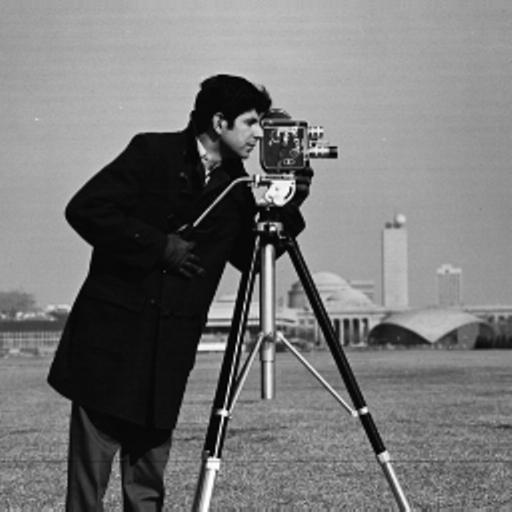
#> input picture images/benchmark/cameraman.png, 512 x 512 px, found by its file name; its folder holds only this picture in this run
$ python export_reference.py
#> lines starting #> are read from the running program, lines starting #| are printed output that depends on the picture
### MRS-impulse-noise/src/mrs_core.py
"""Mask-conditioned risk switching (MRS) for NVBMF-class two-stage impulse filters.

Derivation
----------
Under salt-and-pepper corruption the surviving pixels carry TRUE values, so the
restoration error at a repaired pixel p is pure prediction error: p is estimated by
an average over a set S of source locations, all of which hold true image values.

For a weighted-equally average over a source multiset S (|S| = m), the expected
squared error is the geostatistical extension variance:

    V(p, S) = (1/m) sum_{s in S} D(|p - s|)  -  (1/(2 m^2)) sum_{s,t in S} D(|s - t|)

with D(h) = E[(I(x) - I(x+h))^2] the structure function (= 2 * semivariogram).

Stage 1 estimates p by the mean of the tied-nearest surviving pixels -> S1 is known
exactly from the mask.  Stage 2 replaces that by the 3x3 non-zero mean of the Stage-1
output; each window position contributes either its own true value (if it survived) or
its donor's value (if it was repaired), so the EFFECTIVE source multiset S2 is also
known exactly from the mask.  Both are therefore computable with no ground truth.

D is estimated from surviving pixel pairs only, either globally or in a local window.
"""
import numpy as np

# ---------------------------------------------------------------- rings / offsets

def distance_rings(radius=5):
    rings = {}
    for di in range(-radius, radius + 1):
        for dj in range(-radius, radius + 1):
            if di == 0 and dj == 0:
                continue
            rings.setdefault(di * di + dj * dj, []).append((di, dj))
    return [(d2, rings[d2]) for d2 in sorted(rings)]

RINGS = distance_rings(5)


def shift(a, di, dj, fill=0.0):
    out = np.full_like(a, fill, dtype=a.dtype)
    H, W = a.shape
    si0, si1 = max(0, di), min(H, H + di)
    di0, di1 = max(0, -di), min(H, H - di)
    sj0, sj1 = max(0, dj), min(W, W + dj)
    dj0, dj1 = max(0, -dj), min(W, W - dj)
    if si1 > si0 and sj1 > sj0:
        out[di0:di1, dj0:dj1] = a[si0:si1, sj0:sj1]
    return out


# ---------------------------------------------------------------- structure function

def structure_function_global(img, surv, lags):
    """D(h) estimated from surviving pairs only. lags = list of (di,dj)."""
    x = img.astype(np.float64)
    m = surv.astype(np.float64)
    out = {}
    for (di, dj) in lags:
        xs, ms = shift(x, di, dj), shift(m, di, dj)
        w = m * ms
        n = w.sum()
        out[(di, dj)] = float((w * (x - xs) ** 2).sum() / n) if n > 0 else np.nan
    return out


def _box(a, r):
    """Box sum over a (2r+1)^2 window, via summed-area table."""
    H, W = a.shape
    ii = np.zeros((H + 1, W + 1), np.float64)
    ii[1:, 1:] = a.cumsum(0).cumsum(1)
    i0 = np.clip(np.arange(H) - r, 0, H)
    i1 = np.clip(np.arange(H) + r + 1, 0, H)
    j0 = np.clip(np.arange(W) - r, 0, W)
    j1 = np.clip(np.arange(W) + r + 1, 0, W)
    return (ii[np.ix_(i1, j1)] - ii[np.ix_(i0, j1)]
            - ii[np.ix_(i1, j0)] + ii[np.ix_(i0, j0)])


# [12 lines left out: function structure_function_local, not called in this run]


class Dcurve:
    """Isotropic D(r) as a function of distance, from lag estimates."""

    def __init__(self, r2_to_D):
        r2 = np.array(sorted(r2_to_D), dtype=np.float64)
        vals = np.array([r2_to_D[k] for k in sorted(r2_to_D)], dtype=np.float64)
        ok = np.isfinite(vals)
        self.r = np.sqrt(r2[ok])
        self.D = vals[ok]

    def __call__(self, r):
        r = np.asarray(r, np.float64)
        v = np.interp(r, self.r, self.D)
        # D is zero at zero lag. np.interp clamps below the smallest measured
        # lag, so without this the i=j terms of the ordered double sum in
        # Eqn (6) would be charged D(r_min) instead of 0.
        return np.where(r <= 0.0, 0.0, v)


def isotropic(dmap):
    """Average directional lag estimates into r^2 -> D."""
    acc = {}
    for (di, dj), v in dmap.items():
        if np.isfinite(v):
            acc.setdefault(di * di + dj * dj, []).append(v)
    return {k: float(np.mean(v)) for k, v in acc.items()}


LAGS = [(0, 1), (1, 0), (1, 1), (1, -1), (0, 2), (2, 0), (2, 2), (2, -2),
        (0, 3), (3, 0), (1, 2), (2, 1), (0, 4), (4, 0), (3, 3), (3, -3),
        (0, 5), (5, 0), (0, 6), (6, 0), (0, 8), (8, 0)]


# ---------------------------------------------------------------- stage 1, vectorised

def stage1_with_sources(noisy, mask):
    """Vectorised NVBMF Stage 1.

    Returns (s1, src_di, src_dj, ring_idx, ring_m) where for each repaired pixel
    src_di/src_dj is the offset to the CENTROID of its tied-nearest donors, ring_idx
    identifies the winning ring and ring_m the number of tied donors in it. Clean
    pixels get offset (0,0).
    """
    x = noisy.astype(np.float64)
    surv = (~mask).astype(np.float64)
    H, W = x.shape

    val = np.zeros((H, W))
    done = ~mask
    ring_id = np.full((H, W), -1, np.int16)
    ring_m = np.zeros((H, W), np.float64)
    sdi = np.zeros((H, W))
    sdj = np.zeros((H, W))

    for k, (d2, offs) in enumerate(RINGS):
        todo = ~done
        if not todo.any():
            break
        s = np.zeros((H, W))
        c = np.zeros((H, W))
        adi = np.zeros((H, W))
        adj = np.zeros((H, W))
        for (di, dj) in offs:
            sm = shift(surv, di, dj)
            sv = shift(x, di, dj)
            s += sv * sm
            c += sm
            adi += di * sm
            adj += dj * sm
        hit = todo & (c > 0)
        if hit.any():
            val[hit] = s[hit] / c[hit]
            ring_id[hit] = k
            ring_m[hit] = c[hit]
            sdi[hit] = adi[hit] / c[hit]
            sdj[hit] = adj[hit] / c[hit]
            done |= hit

    # all-noise-window fallback: leave as running-mean surrogate (global clean mean)
    left = ~done
    if left.any():
        cm = x[~mask].mean() if (~mask).any() else x.mean()
        val[left] = cm
        ring_m[left] = 1.0

    s1 = np.where(mask, val, x)
    return s1, sdi, sdj, ring_id, ring_m


# ---------------------------------------------------------------- predicted risks

def _ring_pair_term(mask, ring_id, ring_m, Dfun):
    """(1/(2 m^2)) * sum_{s,t in S1} D(|s-t|) for the winning ring of each pixel."""
    H, W = mask.shape
    surv = (~mask).astype(np.float64)
    acc = np.zeros((H, W))
    for k, (d2, offs) in enumerate(RINGS):
        sel = (ring_id == k) & mask
        if not sel.any():
            continue
        tot = np.zeros((H, W))
        for (ai, aj) in offs:
            ma = shift(surv, ai, aj)
            for (bi, bj) in offs:
                mb = shift(surv, bi, bj)
                h = np.hypot(ai - bi, aj - bj)
                tot += ma * mb * np.asarray(Dfun(h))
        acc[sel] = tot[sel]
    m2 = np.maximum(ring_m, 1.0) ** 2
    return acc / (2.0 * m2)


def risk_stage1(mask, ring_id, ring_m, Dfun):
    """V1 = D(r) - pair term. All donors sit at the same distance r."""
    H, W = mask.shape
    r = np.zeros((H, W))
    for k, (d2, offs) in enumerate(RINGS):
        sel = ring_id == k
        if sel.any():
            r[sel] = np.sqrt(d2)
    first = Dfun(r)
    return np.maximum(first - _ring_pair_term(mask, ring_id, ring_m, Dfun), 1e-9)


WIN3 = [(di, dj) for di in (-1, 0, 1) for dj in (-1, 0, 1)]


def risk_stage2(mask, sdi, sdj, Dfun):
    """V2 for the 3x3 mean of the Stage-1 output.

    Effective source offset of window position u is u + srcoff(p+u), where srcoff is
    (0,0) for a surviving pixel and the donor centroid offset for a repaired one.
    """
    H, W = mask.shape
    S = []
    for (ui, uj) in WIN3:
        S.append((ui + shift(sdi, ui, uj), uj + shift(sdj, ui, uj)))
    m = float(len(S))
    t1 = np.zeros((H, W))
    for (ai, aj) in S:
        t1 += Dfun(np.hypot(ai, aj))
    t1 /= m
    t2 = np.zeros((H, W))
    for (ai, aj) in S:
        for (bi, bj) in S:
            t2 += Dfun(np.hypot(ai - bi, aj - bj))
    t2 /= (2.0 * m * m)
    return np.maximum(t1 - t2, 1e-9)

### MRS-impulse-noise/src/mrs_run.py
import os, sys, json, time
import numpy as np
from PIL import Image
sys.path.insert(0, os.path.dirname(os.path.abspath(__file__)))
from mrs_core import (stage1_with_sources, structure_function_global, structure_function_local,
                 isotropic, Dcurve, LAGS, risk_stage1, risk_stage2, shift, _box)

ROOT = os.path.dirname(os.path.dirname(os.path.abspath(__file__)))
IMDIR = os.path.join(ROOT, 'images')
IMAGES = {
    'cameraman': f'{IMDIR}/benchmark/cameraman.png',
    'house': f'{IMDIR}/benchmark/house.png',
    'mandrill': f'{IMDIR}/benchmark/mandrill.png',
    'peppers': f'{IMDIR}/benchmark/peppers.png',
    'field_vangogh': f'{IMDIR}/custom/field_vangogh.png',
    'manuscript_beowulf': f'{IMDIR}/custom/manuscript_beowulf.png',
}

def load(p):
    a = np.array(Image.open(p).convert('L'))
    return a.astype(np.uint8)

def add_spn(img, d, seed):
    rng = np.random.default_rng(seed)
    out = img.copy()
    r = rng.random(img.shape)
    corrupt = r < d
    salt = rng.random(img.shape) < 0.5
    out[corrupt & salt] = 255
    out[corrupt & ~salt] = 0
    return out, corrupt

def box3_nonzero_mean(a):
    a = a.astype(np.float64)
    H, W = a.shape
    ap = np.pad(a, 1)
    zp = np.pad((a != 0.0).astype(np.float64), 1)
    ws = np.zeros_like(a); wc = np.zeros_like(a)
    for di in (0,1,2):
        for dj in (0,1,2):
            ws += ap[di:di+H, dj:dj+W] * zp[di:di+H, dj:dj+W]
            wc += zp[di:di+H, dj:dj+W]
    out = a.copy(); has = wc > 0
    out[has] = ws[has]/wc[has]
    return out

def psnr(a, b):
    m = np.mean((a.astype(np.float64)-b.astype(np.float64))**2)
    return 99.0 if m == 0 else 10*np.log10(255.0**2/m)

class LocalD:
    """Per-pixel D(r) from local structure-function estimates."""
    # [73 lines left out: functions __init__, __call__, run_one, not called in this run]

# [17 lines that do not run on import are left out]

### experiments/export_reference.py
#!/usr/bin/env python3
"""
Export the cross-language reference file that the MATLAB port checks itself against.

`matlab/experiments/verify_against_reference.m` feeds the MATLAB implementation the
same corrupted input the Python implementation saw, and compares every intermediate
quantity: the Stage-1 repair, the Stage-2 candidate, both predicted risks, the
structure-function curve, and the five PSNRs. Agreement to floating-point tolerance
means the port is faithful.

Run this whenever the Python side changes, or the .mat file no longer matches.

    python3 experiments/export_reference.py

Writes matlab/verification/python_reference.mat
"""
import os, sys
ROOT = os.path.dirname(os.path.dirname(os.path.abspath(__file__)))
sys.path.insert(0, os.path.join(ROOT, 'src'))

import numpy as np
from scipy.io import savemat

from mrs_core import (stage1_with_sources, structure_function_global, isotropic,
                      Dcurve, LAGS, risk_stage1, risk_stage2, _box)
from mrs_run import load, add_spn, box3_nonzero_mean, psnr, IMAGES

CASES = [('cameraman_d40_s1', 'cameraman', 0.4, 1),
         ('house_d40_s1',     'house',     0.4, 1),
         ('mandrill_d20_s2',  'mandrill',  0.2, 2),
         ('manuscript_d30_s3', 'manuscript_beowulf', 0.3, 3)]


def one(name, d, seed):
    img = load(IMAGES[name])
#> in load, a is the input picture: shape (512, 512); min 0, max 255, mean 118.3
    noisy, mask = add_spn(img, d, seed)
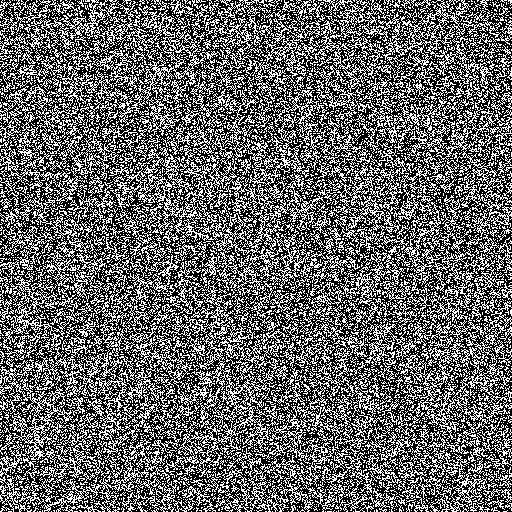
#> mask: shape (512, 512) bool; 40.1% white in thin lines or dots
    surv = ~mask
#> surv: shape (512, 512) bool; 59.9% white; black in thin lines or dots
    gt = img.astype(np.float64)

    s1, sdi, sdj, rid, rm = stage1_with_sources(noisy, mask)
#> in stage1_with_sources, `surv = (~mask).astype(np.float64)`: surv: shape (512, 512) float64; values 0 (black) and 1 (white), 59.9% white; black in thin lines or dots
#> after the loop in stage1_with_sources, `for k, (d2, offs) in enumerate(RINGS):`: done: shape (512, 512) bool; every value is 1
#> after the loop in stage1_with_sources, `for k, (d2, offs) in enumerate(RINGS):`:
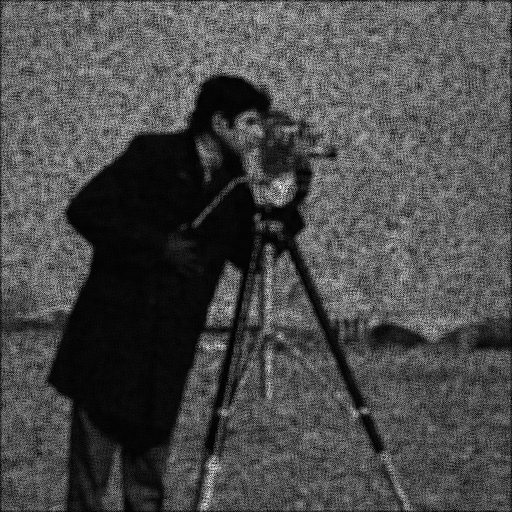
#> s: shape (512, 512) float64; min 0, max 1910, mean 563.3; drawn with min black and max white
#> after the loop in stage1_with_sources, `for k, (d2, offs) in enumerate(RINGS):`:
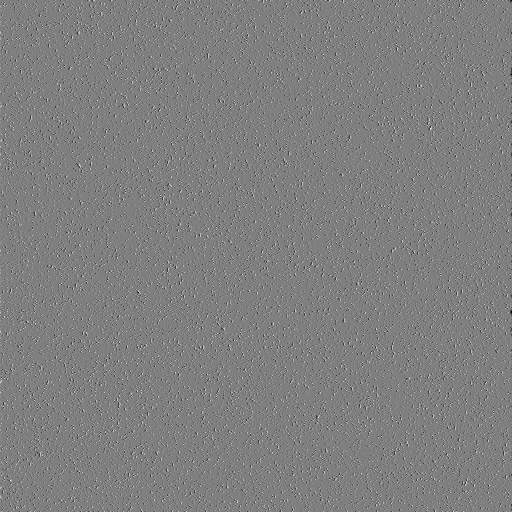
#> sdj: shape (512, 512) float64; min -2, max 2, mean -0.000222; drawn with min black and max white
#> after the loop in stage1_with_sources, `for k, (d2, offs) in enumerate(RINGS):`:
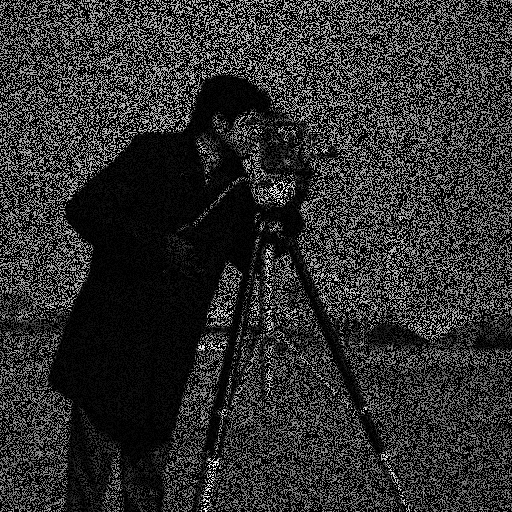
#> val: shape (512, 512) float64; min 0, max 255, mean 47.4
#> in stage1_with_sources, `left = ~done`: left: shape (512, 512) bool; every value is 0
    s2 = box3_nonzero_mean(s1)
#> in box3_nonzero_mean, `zp = np.pad((a != 0.0).astype(np.float64), 1)`: zp: shape (514, 514) float64; values 0 (black) and 1 (white), 99.2% white; black in thin lines or dots
    curve = Dcurve(isotropic(structure_function_global(noisy.astype(np.float64), surv, LAGS)))
#> the loop in structure_function_global, `for (di, dj) in lags:` made 22 passes
#> n on passes 1 to 12: 93772, 93641, 93507, 93507, 93735, 93804, 93141, 93354, 93552, 93345, 93186, 93291
#> pass 1, in structure_function_global, `w = m * ms`:
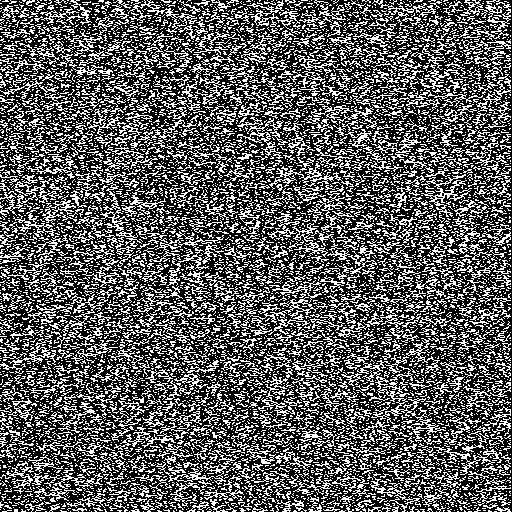
#> w: shape (512, 512) float64; values 0 (black) and 1 (white), 35.8% white in thin lines or dots
#> the loop in isotropic, `for (di, dj), v in dmap.items():` made 22 passes
#> (di, dj, v) on passes 1 to 12: (0, 1, 129.3), (1, 0, 78.21), (1, 1, 206.9), (1, -1, 184.7), (0, 2, 415.1), (2, 0, 255.8), (2, 2, 604.7), (2, -2, 532), (0, 3, 717), (3, 0, 446.6), (1, 2, 478.4), (2, 1, 369.9)
    V1 = risk_stage1(mask, rid, rm, curve)
#> after the loop in _ring_pair_term, `for k, (d2, offs) in enumerate(RINGS):`:
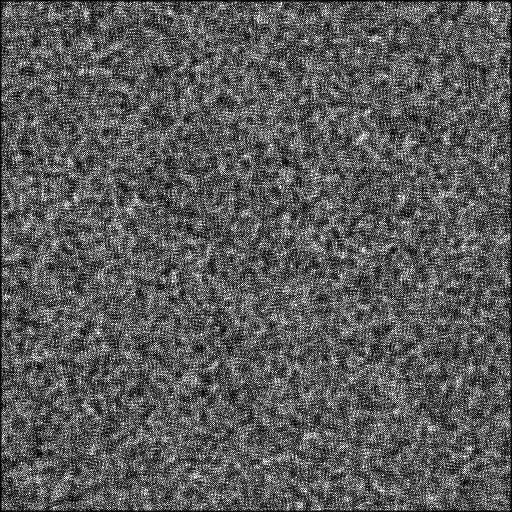
#> tot: shape (512, 512) float64; min 0, max 34749, mean 12326.9; drawn with min black and max white
    V2 = risk_stage2(mask, sdi, sdj, curve)
#> the loop in risk_stage2, `for (ai, aj) in S:` made 9 passes
#> after the loop in risk_stage2, `for (ai, aj) in S:`:
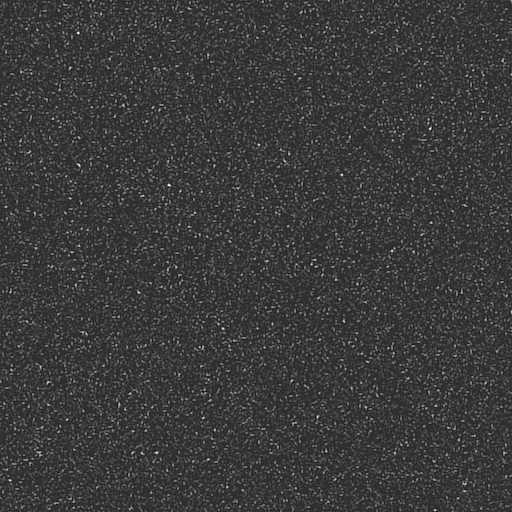
#> t1: shape (512, 512) float64; min 595.3, max 3741, mean 1326.9; drawn with min black and max white

    gd = float(mask.mean())
    ld = _box(mask.astype(np.float64), 2) / _box(np.ones_like(s1), 2)
    e1 = (s1 - gt) ** 2
    e2 = (s2 - gt) ** 2
    q = lambda sel: psnr(img, np.clip(np.round(np.where(sel, s2, s1)), 0, 255).astype(np.uint8))

    five = [q(mask & (gd > 0.45)),
            q(mask & ((ld > 0.45) | (gd > 0.45))),
            q(mask & (V2 < V1)),
            q(mask & ((V2 < V1) | (gd > 0.45))),
            q(mask & (e2 < e1))]

    return {'clean': img.astype(np.uint8),
            'noisy': noisy.astype(np.uint8),
            'mask': mask.astype(np.uint8),
            's1': s1, 's2': s2, 'V1': V1, 'V2': V2,
            'Dr': curve.r.reshape(-1, 1), 'DD': curve.D.reshape(-1, 1),
            'psnr': np.array(five, np.float64).reshape(-1, 1)}


if __name__ == '__main__':
    out = {}
    for tag, name, d, seed in CASES:
        rec = one(name, d, seed)
        for k, v in rec.items():
            out[f'{tag}__{k}'] = v
#> this loop made 10 passes
#> k on passes 1, 2, 3, 4, 5, 6, 7, 9: 'clean', 'noisy', 'mask', 's1', 's2', 'V1', 'V2', 'DD'
#> (k, v) on passes 8, 10: ('Dr', [1, 1.41, 2, 2.24, 2.83, 3, 4, 4.24, 5, 6, 8]), ('psnr', [35.8, 36.38, 37.33, 37.33, 39.23])
        print(f'{tag:22s} PSNR fixed/local/mrs/hybrid/oracle = '
              + ' '.join(f'{x:.4f}' for x in rec['psnr'].ravel()))
#| cameraman_d40_s1       PSNR fixed/local/mrs/hybrid/oracle = 35.7990 36.3760 37.3341 37.3341 39.2273
#> (the run stopped early here; a loop or call above may not have finished)
